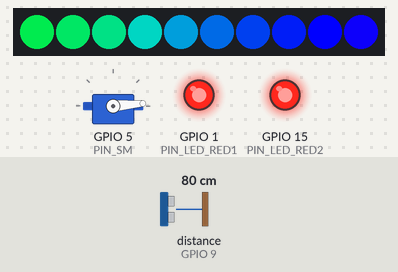
Bench run of a program on a simulated ESP32-S3. On the bench: servo, 10 RGB LEDs in strip order, left to right, output pins drawn as LEDs (lit = HIGH). Wiring (inferred from the names in the program): ultrasonic range finder: trigger GPIO 7; echo GPIO 9. Inputs (shaded band) come from the test bench; at power-on: distance to the obstacle (sensor on GPIO 9) 80 cm. The echo pulse lasts 58.3 µs per cm; the audio player accepts every command and is not drawn; pins used as bus, display or sensor lines are not drawn.

Above: at 3.9 s.
4.0 s: distance to the obstacle (sensor on GPIO 9) set to 2 cm
At 5.8 s:
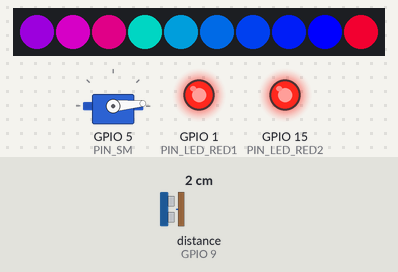
6.1 s: distance to the obstacle (sensor on GPIO 9) set to 60 cm
At 9.0 s:
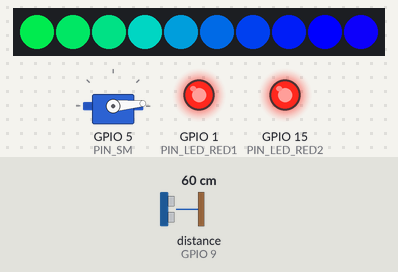
9.1 s: distance to the obstacle (sensor on GPIO 9) set to 4 cm
At 9.46 s:
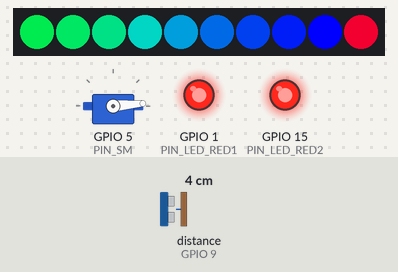
Timing chart, 0 to 12.1 s (numbered marks = the images above; inputs shaded):
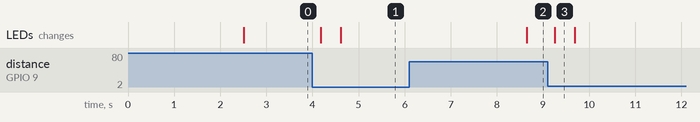

Measured:
- after the input at 4.0 s, the LEDs: first change after 0.18 s (image 1 shows a later state)
- after the input at 6.1 s, the LEDs: change after 2.5 s (image 2)
- after the input at 9.1 s, the LEDs: change after 0.15 s (image 3)
- what the display in image 3 shows lasts 0.4 s, from 9.3 s to 9.7 s

The program:

main.cpp
```cpp
#include <Arduino.h>
#include <FastLED.h>
#include <DFRobotDFPlayerMini.h>
#include <Servo.h>

// state
#define INITIALIZING 0
#define STANDBY 1 // waiting for people to come
#define WORKING 2 // pushing out a candy
#define WAITING 3 // waiting for people to go

int state; // the dispenser state
int count = 0; // to detect for people to go and come

// pin setting
const int PIN_US_TRG = 7; // Ultrasonic sensor trig
const int PIN_US_ECH = 9; // Ultrasonic sensor echo
const int PIN_LED_RGB = 13; // RGB LEDs
const int PIN_LED_RED1 = 1; // Red LED
const int PIN_LED_RED2 = 15; // Red LED
const int PIN_SM = 5; // Servo motor

// setting for the ultrasonic sensor
float temperature = 23; // temperature
float speed_of_sound = 331.5 + 0.6 * temperature;  // sound speed [m/sec]
float us_timeout = 100 * 10000 / speed_of_sound * 2; // timeout usec @ 100cm
float duration = 0;
float distance = 0;
float approaching_distance = 30; // threshold distance for approaching [cm]
float going_away_distance = 50; // // threshold distance for going away[cm]

// setting for the RGB LEDs
const int NUM_LEDS = 10;            // for M5StampS3 defalut LED WS2812
CRGB leds[NUM_LEDS];
const int brightness_max = 10;
int brightness_indicator = brightness_max; // from 0 to brightness_max
bool brightness_up = false;

// setting for the servo motor
const int CH_SM = 1;
const int WR_MINUS = 500, WR_MAXUS = 2500; // [us], Pulse width range of DS-007M and MG90S
const int SM_RANGE[] = {0, 65}; //0-65 deg
Servo servo = Servo();

// setting for the speaker
DFRobotDFPlayerMini myDFPlayer;
HardwareSerial mySerial(0);

// function prototype
boolean update_sensor(float);

void setup() {
  state = INITIALIZING;
  //USBSerial.begin(115200);
  mySerial.begin(9600);
  delay(2000);

  servo.attach(PIN_SM, CH_SM, WR_MINUS, WR_MAXUS);
  servo.write(PIN_SM, SM_RANGE[0]);

  pinMode(PIN_US_TRG, OUTPUT);
  pinMode(PIN_US_ECH, INPUT);

  pinMode(PIN_LED_RED1, OUTPUT);
  pinMode(PIN_LED_RED2, OUTPUT);
  digitalWrite(PIN_LED_RED1, HIGH);
  digitalWrite(PIN_LED_RED2, HIGH);

  FastLED.setBrightness(255); // 0-255
  FastLED.addLeds<WS2812, PIN_LED_RGB, GRB>(leds, NUM_LEDS);
  for (int i = 0; i < NUM_LEDS; i++) {
    //leds[i] = CRGB::Blue;
    leds[i] = CHSV(120+i*5, 255, 255);
  }
  //speaker setting
  if (!myDFPlayer.begin(mySerial)) {
    //USBSerial.print("Failed to initialize DFPlayer");
    leds[0] = CRGB::Red;
    FastLED.show();
    while(1){
      delay(2000);
    }
  }else{
    myDFPlayer.volume(30); //Set volume value. From 0 to 30
    //leds[0] = CRGB::Blue;
    //FastLED.show();
  }

  FastLED.show();

  state = STANDBY;
  myDFPlayer.play(1);
  delay(200);

}

void loop() {

  switch(state){
    case STANDBY:
      if(update_sensor(approaching_distance)){
        state = WORKING;
        leds[9] = CHSV(240, 255, 255);
        brightness_indicator = brightness_max;
        brightness_up = false;
      }else{
      }
      break;
    case WORKING:
      myDFPlayer.play(1);
      delay(200);
      leds[0] = CHSV(200, 255, 255);
      leds[1] = CHSV(210, 255, 255);
      leds[2] = CHSV(220, 255, 255);
      FastLED.show();
      servo.write(PIN_SM, SM_RANGE[1]);
      delay(1000);
      servo.write(PIN_SM, SM_RANGE[0]);
      state = WAITING;
      break;
    case WAITING:
      if(update_sensor(going_away_distance)){
        count = 0;
      }else{
        if(count > 5){
          for (int i = 0; i < NUM_LEDS; i++) {
            //leds[i] = CRGB::Blue;
            leds[i] = CHSV(120+i*5, 255, 255);
          }
          state = STANDBY;
          count = 0;
        }else{
          count++;
          delay(200);
        }
      }
      break;
    default:
      break;
  }

  FastLED.show();
  delay(200);
}

boolean update_sensor(float detect_distance){
  digitalWrite(PIN_US_TRG, LOW);
  delayMicroseconds(2);
  digitalWrite(PIN_US_TRG, HIGH);
  delayMicroseconds(10);
  digitalWrite(PIN_US_TRG, LOW);
  duration = pulseIn(PIN_US_ECH, HIGH, us_timeout);  // [usec]
  if(duration>0){

    //USBSerial.print("Duration:");
    //USBSerial.print(duration);
    //USBSerial.print(", ");
    duration = duration / 2;                               // one way time [usec]
    distance = duration * speed_of_sound * 100 / 1000000;  // [cm]
    //USBSerial.print("Distance:");
    //USBSerial.print(distance);
    //USBSerial.println(" cm");

    if(distance<detect_distance){
      return true;
    }
  }
  return false;
}
```
